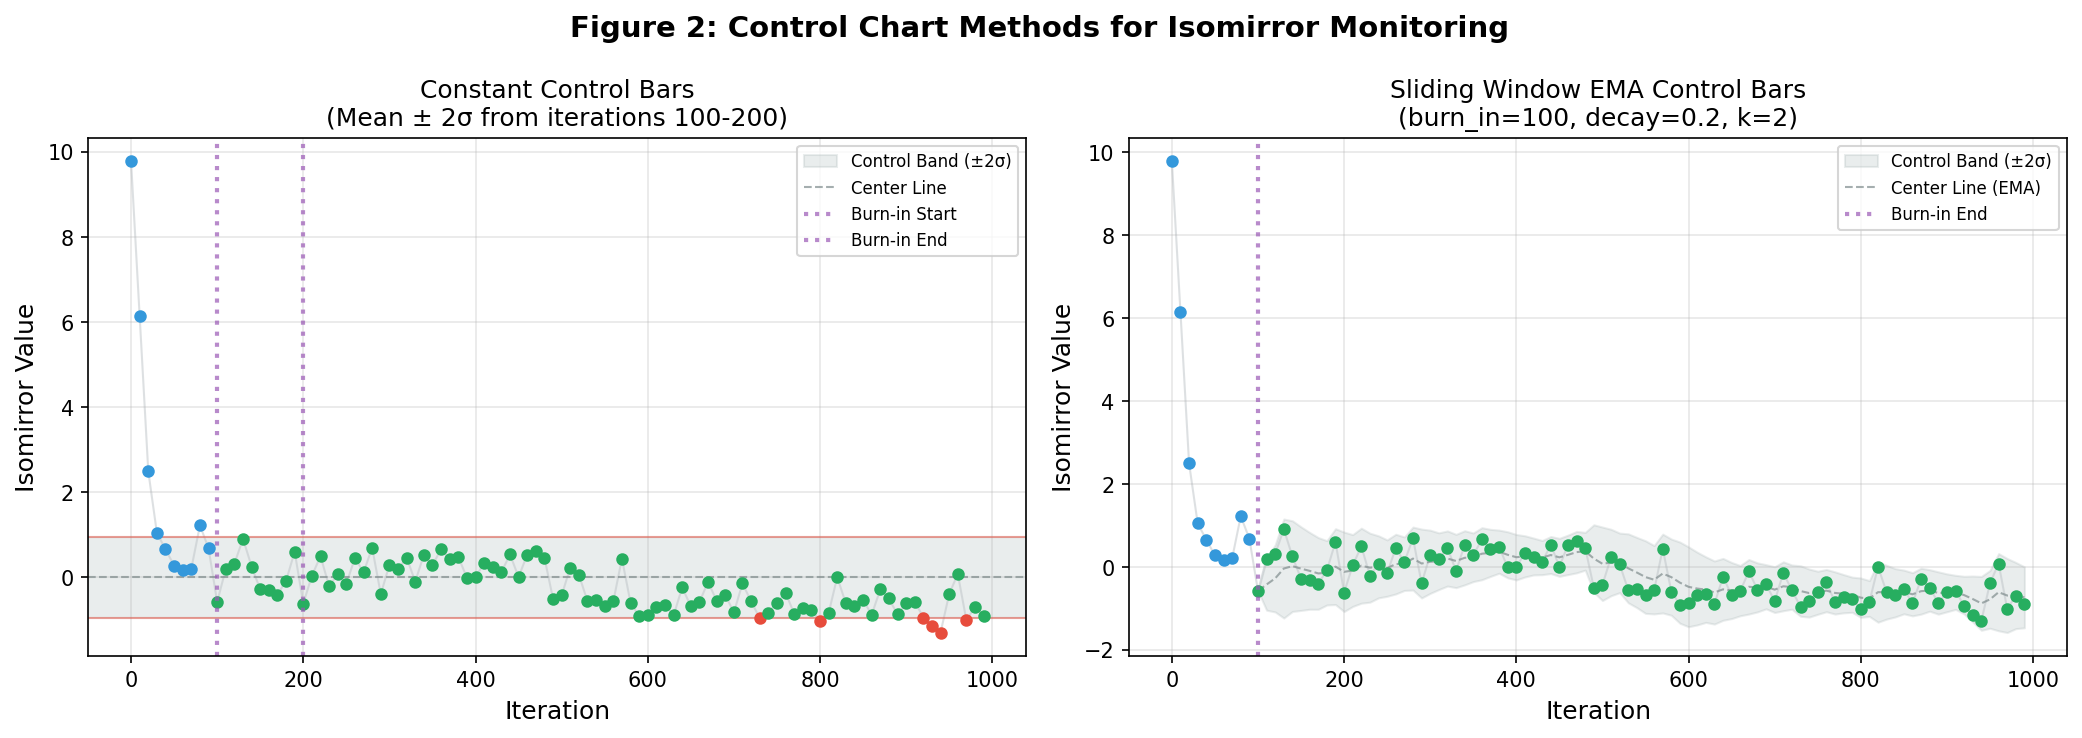

Reproduce this figure in Python.
"""
Figure 2: Control Chart Methods Comparison

Layout (1 row, 2 columns):
- (0,0): Isomirror with CONSTANT control bars (mean/std from iterations 100-200)
- (0,1): Isomirror with sliding window EMA control bars
"""

import json
import numpy as np
import matplotlib.pyplot as plt
from pathlib import Path
from sklearn.manifold import Isomap

# Path to baseline experiment results
RESULTS_DIR = Path("experiments/results/figure2-baseline_2026-01-15_21-33-14")
OUTPUT_PATH = Path("experiments/figures/figure2.png")


def load_tdkps_embeddings(results_dir: Path, experiment_name: str):
    """Load TDKPS embeddings from npz file."""
    path = results_dir / f"{experiment_name}_tdkps_embeddings.npz"
    data = np.load(path)
    return data["embedding_matrix"], data["steps"]


def compute_isomirror(embedding_matrix, steps):
    """Compute isomirror (1D Isomap of TDKPS distance matrix)."""
    n_timesteps = embedding_matrix.shape[0]

    # Flatten agent positions at each timestep
    flat_embeddings = embedding_matrix.reshape(n_timesteps, -1)

    # Create distance matrix
    distance_matrix = np.zeros((n_timesteps, n_timesteps))
    for i in range(n_timesteps):
        for j in range(n_timesteps):
            distance_matrix[i, j] = np.linalg.norm(flat_embeddings[i] - flat_embeddings[j])

    # Run Isomap
    isomap = Isomap(n_components=1, metric='precomputed', n_neighbors=min(5, n_timesteps - 1))
    isomap_embedding = isomap.fit_transform(distance_matrix)

    return isomap_embedding[:, 0]


def main():
    # Create output directory
    OUTPUT_PATH.parent.mkdir(parents=True, exist_ok=True)

    # Load data
    print("Loading TDKPS embeddings...")
    embedding_matrix, steps = load_tdkps_embeddings(RESULTS_DIR, "figure2-baseline")

    print("Computing isomirror...")
    iso_values = compute_isomirror(embedding_matrix, steps)

    # Create figure with 2 panels
    fig, axes = plt.subplots(1, 2, figsize=(14, 5))

    # ===== Panel 1: Constant control bars from iterations 100-200 =====
    ax1 = axes[0]

    # Find indices for iterations 100-200
    burn_in_start_idx = None
    burn_in_end_idx = None
    for i, s in enumerate(steps):
        if burn_in_start_idx is None and s >= 100:
            burn_in_start_idx = i
        if s >= 200:
            burn_in_end_idx = i
            break

    # Compute mean and std from burn-in period (100-200)
    burn_in_values = iso_values[burn_in_start_idx:burn_in_end_idx+1]
    burn_in_mean = np.mean(burn_in_values)
    burn_in_std = np.std(burn_in_values)
    k = 2

    upper_limit = burn_in_mean + k * burn_in_std
    lower_limit = burn_in_mean - k * burn_in_std

    print(f"Burn-in period (100-200): mean={burn_in_mean:.4f}, std={burn_in_std:.4f}")
    print(f"Control limits: [{lower_limit:.4f}, {upper_limit:.4f}]")

    # Color points based on whether they're within control limits
    colors1 = []
    for i, val in enumerate(iso_values):
        if steps[i] < 100:
            colors1.append('#3498db')  # Blue for pre-burn-in
        elif lower_limit <= val <= upper_limit:
            colors1.append('#27ae60')  # Green - in control
        else:
            colors1.append('#e74c3c')  # Red - out of control

    # Plot horizontal control bands
    ax1.axhspan(lower_limit, upper_limit, alpha=0.2, color='#95a5a6', label=f'Control Band (±{k}σ)')
    ax1.axhline(y=burn_in_mean, color='#7f8c8d', linestyle='--', linewidth=1, alpha=0.7, label='Center Line')
    ax1.axhline(y=upper_limit, color='#e74c3c', linestyle='-', linewidth=1, alpha=0.5)
    ax1.axhline(y=lower_limit, color='#e74c3c', linestyle='-', linewidth=1, alpha=0.5)

    # Plot points with colors
    for i in range(len(steps)):
        ax1.plot(steps[i], iso_values[i], 'o', markersize=5, color=colors1[i])

    # Connect points with line
    ax1.plot(steps, iso_values, linewidth=1, color='#bdc3c7', alpha=0.5, zorder=1)

    # Add vertical lines at burn-in boundaries
    ax1.axvline(x=100, color='#9b59b6', linestyle=':', linewidth=2, alpha=0.7, label='Burn-in Start')
    ax1.axvline(x=200, color='#9b59b6', linestyle=':', linewidth=2, alpha=0.7, label='Burn-in End')

    ax1.set_xlabel('Iteration', fontsize=12)
    ax1.set_ylabel('Isomirror Value', fontsize=12)
    ax1.set_title('Constant Control Bars\n(Mean ± 2σ from iterations 100-200)', fontsize=12)
    ax1.legend(fontsize=8, loc='upper right')
    ax1.grid(True, alpha=0.3)

    # ===== Panel 2: Sliding window EMA control bars =====
    ax2 = axes[1]

    # EMA parameters (from adversarial burn-in config)
    burn_in = 100
    window_decay = 0.2  # alpha for EMA
    k = 2

    # Find burn-in index
    burn_in_idx = 0
    for i, s in enumerate(steps):
        if s >= burn_in:
            burn_in_idx = i
            break

    # Compute EMA control limits
    upper_limits = []
    lower_limits = []
    center_line = []
    colors2 = []

    ema_mean = None
    ema_var = None

    for i in range(len(steps)):
        if i < burn_in_idx:
            upper_limits.append(np.nan)
            lower_limits.append(np.nan)
            center_line.append(np.nan)
            colors2.append('#3498db')  # Blue for burn-in period
        else:
            current_val = iso_values[i]

            if ema_mean is None:
                # First point after burn-in: no prior state for bounds
                window_mean = current_val
                window_std = 0.0
                ema_mean = current_val
                ema_var = 0.0
            else:
                # Use PRIOR EMA state for control limits (no lookahead)
                window_mean = ema_mean
                window_std = np.sqrt(ema_var) if ema_var > 0 else 0
                # THEN update EMA with current value for next iteration
                delta = current_val - ema_mean
                ema_mean = ema_mean + window_decay * delta
                ema_var = (1 - window_decay) * (ema_var + window_decay * delta * delta)

            upper = window_mean + k * window_std
            lower = window_mean - k * window_std

            upper_limits.append(upper)
            lower_limits.append(lower)
            center_line.append(window_mean)

            if lower <= current_val <= upper:
                colors2.append('#27ae60')  # Green - in control
            else:
                colors2.append('#e74c3c')  # Red - out of control

    # Plot control bands (shaded region)
    valid_indices = [i for i in range(len(steps)) if not np.isnan(upper_limits[i])]
    if valid_indices:
        valid_steps = [steps[i] for i in valid_indices]
        valid_upper = [upper_limits[i] for i in valid_indices]
        valid_lower = [lower_limits[i] for i in valid_indices]
        valid_center = [center_line[i] for i in valid_indices]

        ax2.fill_between(valid_steps, valid_lower, valid_upper,
                        alpha=0.2, color='#95a5a6', label=f'Control Band (±{k}σ)')
        ax2.plot(valid_steps, valid_center, '--', color='#7f8c8d',
                linewidth=1, alpha=0.7, label='Center Line (EMA)')

    # Plot points with colors
    for i in range(len(steps)):
        ax2.plot(steps[i], iso_values[i], 'o', markersize=5, color=colors2[i])

    # Connect points with line
    ax2.plot(steps, iso_values, linewidth=1, color='#bdc3c7', alpha=0.5, zorder=1)

    # Add vertical line at burn-in boundary
    ax2.axvline(x=burn_in, color='#9b59b6', linestyle=':', linewidth=2, alpha=0.7, label='Burn-in End')

    ax2.set_xlabel('Iteration', fontsize=12)
    ax2.set_ylabel('Isomirror Value', fontsize=12)
    ax2.set_title(f'Sliding Window EMA Control Bars\n(burn_in={burn_in}, decay={window_decay}, k={k})', fontsize=12)
    ax2.legend(fontsize=8, loc='upper right')
    ax2.grid(True, alpha=0.3)

    # Overall title
    fig.suptitle('Figure 2: Control Chart Methods for Isomirror Monitoring', fontsize=14, fontweight='bold')
    plt.tight_layout()

    # Save
    plt.savefig(OUTPUT_PATH, dpi=150, bbox_inches='tight')
    plt.close()

    print(f"Figure saved to {OUTPUT_PATH}")

    # Count out-of-control points for each method
    ooc_constant = sum(1 for c in colors1 if c == '#e74c3c')
    ooc_ema = sum(1 for c in colors2 if c == '#e74c3c')
    print(f"Out-of-control points (constant): {ooc_constant}")
    print(f"Out-of-control points (EMA): {ooc_ema}")


if __name__ == "__main__":
    main()
